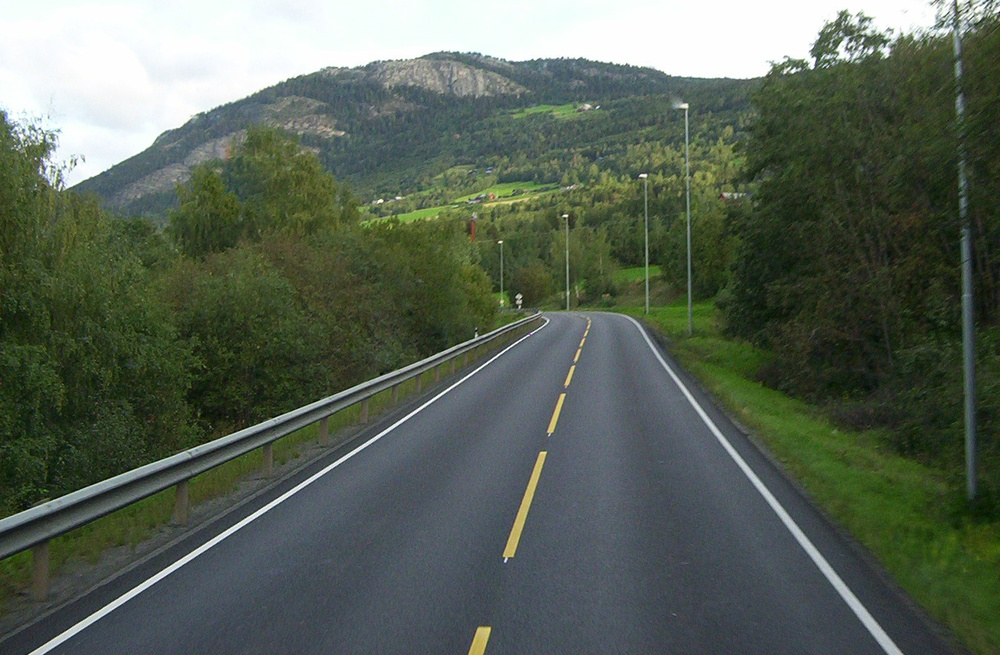
#> input picture src/road.jpg, 1000 x 655 px, shrunk from 1346 x 882 before the run
$ jupyter execute Lesson7.ipynb
#> lines starting #> are read from the running program, lines starting #| are printed output that depends on the picture
### وارد کردن کتابخانه‌ها
در این بخش، کتابخانه‌های لازم برای پردازش تصویر و نمایش داده‌ها را وارد می‌کنیم:
- `numpy` برای کار با آرایه‌های چندبعدی.
- `cv2` برای پردازش تصویر و اعمال فیلترها.
- `matplotlib.pyplot` برای نمایش تصاویر در یک گرید گرافیکی.

[cell 1]
# Import necessary libraries
import numpy as np
import cv2 as cv
import matplotlib.pyplot as plt

### بارگذاری تصویر اصلی
در این بخش، تصویر اصلی را از مسیر مشخص شده به صورت سیاه و سفید بارگذاری می‌کنیم. تابع `cv.imread` با پارامتر `0` تصویر را در حالت خاکستری (grayscale) بارگذاری می‌کند که برای پردازش لبه مناسب است.

[cell 2]
# Load the original image in grayscale mode from the specified path
original_image = cv.imread('../src/road.jpg', 0)
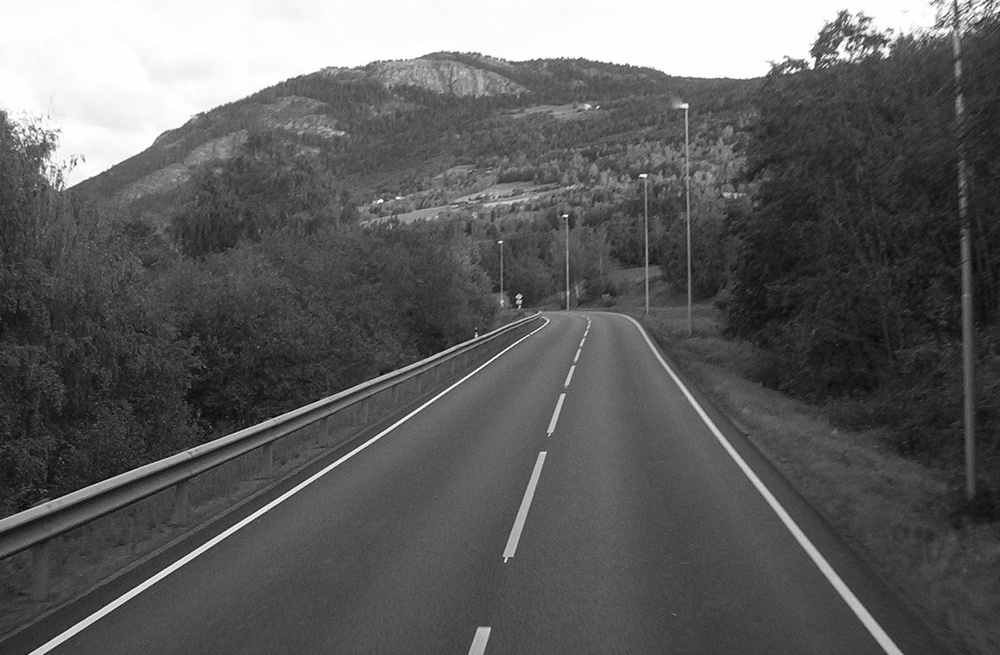
#> original_image: shape (655, 1000); min 1, max 255, mean 95.1

### حذف نویز با Gaussian Blur
در این بخش، از فیلتر Gaussian Blur برای کاهش نویز تصویر استفاده می‌کنیم. این کار به کمک تابع `cv.GaussianBlur` انجام می‌شود که موجب صاف‌تر شدن تصویر شده و برای تشخیص لبه‌ها در مراحل بعدی مفید است.

[cell 3]
# Apply Gaussian blur to reduce noise and smooth the image
denoised_image = cv.GaussianBlur(original_image, (7, 7), 0)

### تشخیص لبه با فیلتر لاپلاسین
در این بخش، فیلتر لاپلاسین (Laplacian) را اعمال می‌کنیم تا لبه‌های تصویر را بر اساس مشتق مرتبه دوم تشخیص دهیم. این فیلتر کمک می‌کند تغییرات سریع شدت رنگ در تصویر شناسایی شوند.

[cell 4]
# Apply the Laplacian operator to detect edges based on second-order derivatives
laplacian_edges = cv.Laplacian(denoised_image, cv.CV_64F)
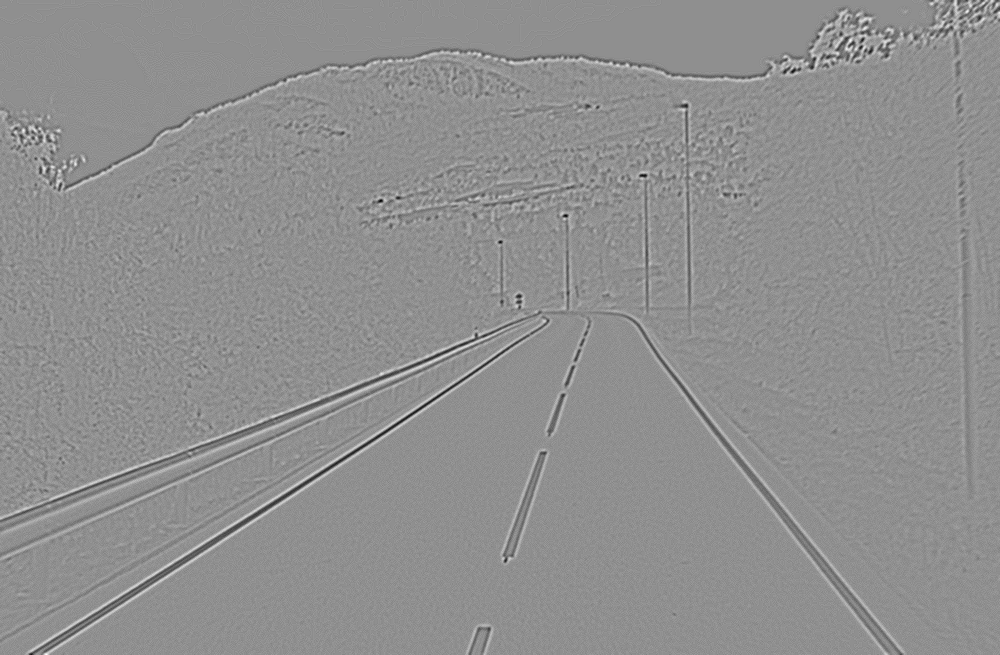
#> laplacian_edges: shape (655, 1000) float64; min -44, max 34, mean 0; drawn with min black and max white

### تشخیص لبه با فیلتر سوبل (Sobel)
در این بخش، از فیلتر سوبل (Sobel) در دو جهت X و Y استفاده می‌کنیم:
- `sobel_x_edges`: تشخیص لبه‌ها در جهت افقی با مقدار مشتق X.
- `sobel_y_edges`: تشخیص لبه‌ها در جهت عمودی با مقدار مشتق Y.
این دو تصویر به ما لبه‌های افقی و عمودی را به صورت جداگانه نشان می‌دهند.

[cell 5]
# Apply the Sobel operator in the X direction to detect horizontal edges
sobel_x_edges = cv.Sobel(denoised_image, cv.CV_64F, 1, 0, ksize=5)
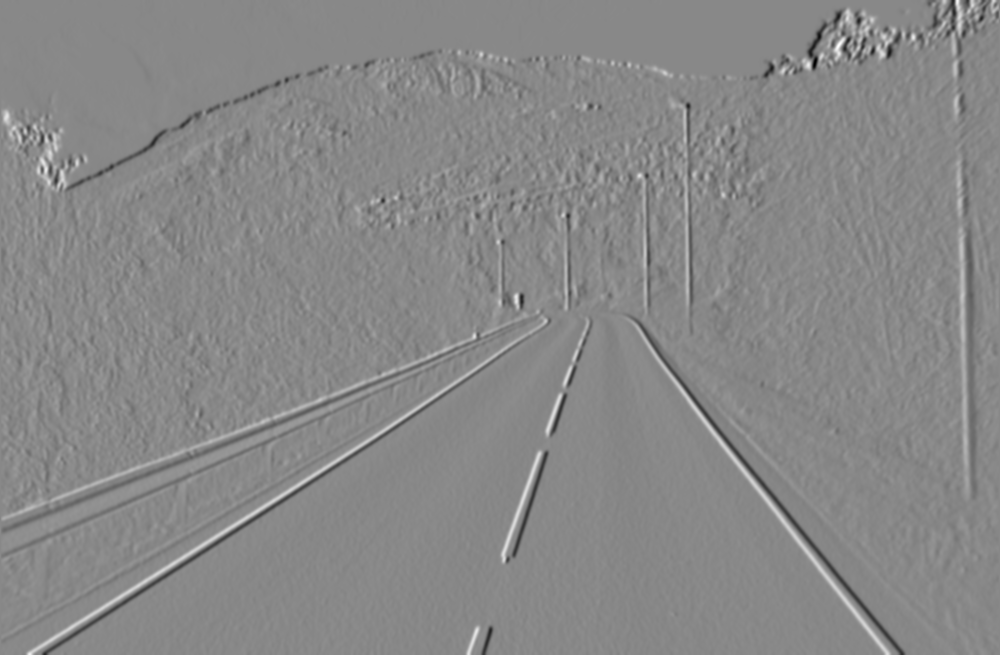
#> sobel_x_edges: shape (655, 1000) float64; min -4680, max 4072, mean -5.3; drawn with min black and max white
# Apply the Sobel operator in the Y direction to detect vertical edges
sobel_y_edges = cv.Sobel(denoised_image, cv.CV_64F, 0, 1, ksize=5)
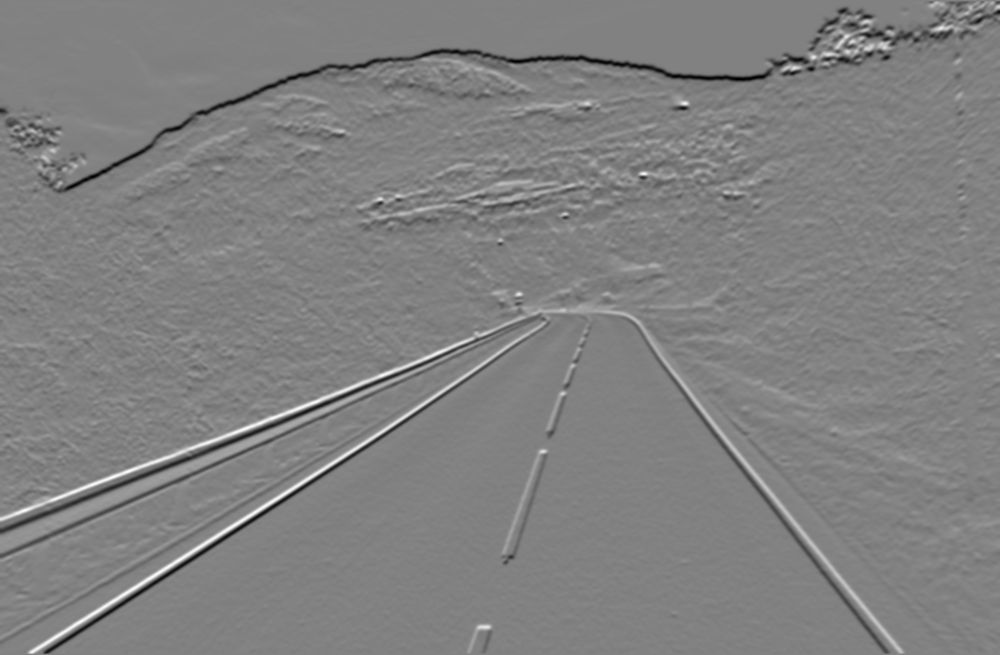
#> sobel_y_edges: shape (655, 1000) float64; min -4404, max 4244, mean -34.3; drawn with min black and max white

### تشخیص لبه با الگوریتم کاننی
در این بخش، از الگوریتم کاننی (Canny) برای تشخیص لبه استفاده می‌کنیم. این الگوریتم لبه‌ها را به شکلی جامع‌تر تشخیص می‌دهد و شامل مراحلی مثل حذف نویز، تشخیص لبه‌های قوی و تضعیف لبه‌های ضعیف است.

[cell 6]
# Apply the Canny edge detector for a comprehensive edge detection
canny_edges = cv.Canny(denoised_image, 50, 150)
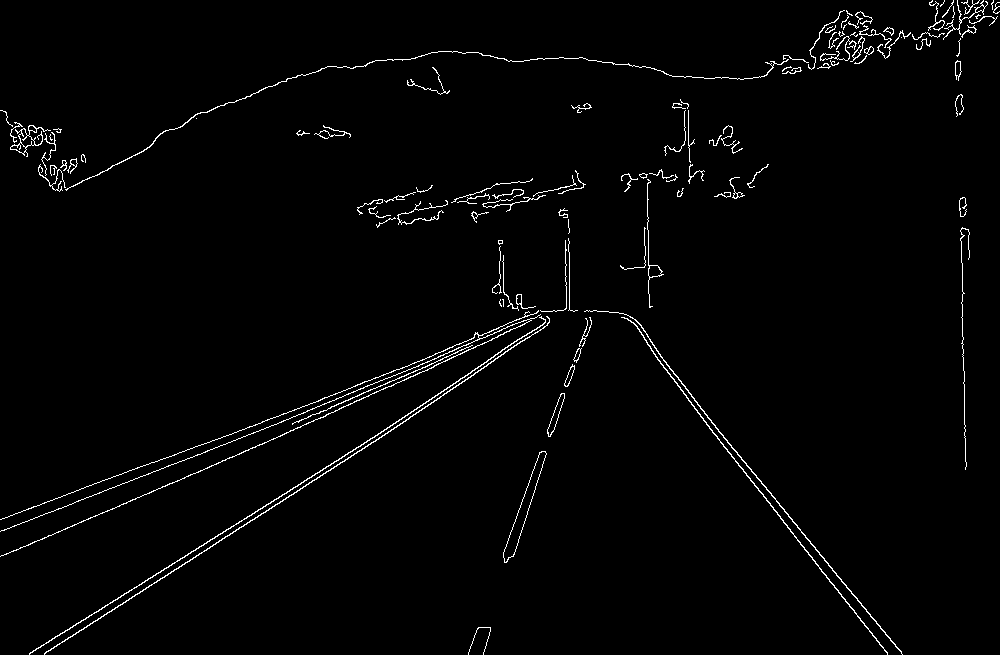
#> canny_edges: shape (655, 1000); 1.8% white in thin lines or dots

### نمایش تصاویر پردازش‌شده
در این بخش، یک گرید تصویری برای نمایش نتایج حاصل از فیلترهای مختلف ایجاد می‌کنیم:
- ابتدا یک شبکه با ۳ ردیف و ۲ ستون ایجاد می‌شود تا بتوانیم ۶ تصویر را نمایش دهیم.
- هر تصویر با یک عنوان در موقعیت مربوطه نمایش داده می‌شود:
  - `Original Image`: تصویر اصلی.
  - `Laplacian`: تصویر حاصل از فیلتر لاپلاسین.
  - `Sobel X`: تصویر لبه‌های افقی حاصل از فیلتر سوبل.
  - `Sobel Y`: تصویر لبه‌های عمودی حاصل از فیلتر سوبل.
  - `Canny`: تصویر حاصل از الگوریتم کاننی.
  - یک پنل خالی برای تقارن ظاهری گرید.
- در نهایت، تمامی تصاویر در گرید به کمک تابع `plt.show()` نمایش داده می‌شوند.

[cell 7]
# Set up a subplot grid with 3 rows and 2 columns for displaying images
fig, axes = plt.subplots(nrows=3, ncols=2, figsize=(15, 15))
(ax1, ax2, ax3, ax4, ax5, ax6) = axes.flatten()  # Flatten for easy indexing

# Display the original image with title, disabling axis for cleaner view
ax1.axis('off')
ax1.set_title('Original Image')
ax1.imshow(cv.cvtColor(original_image, cv.COLOR_GRAY2RGB))

# Display the Laplacian edge-detected image with title
ax2.axis('off')
ax2.set_title('Laplacian')
ax2.imshow(laplacian_edges, cmap='gray')

# Display the Sobel X edge-detected image with title
ax3.axis('off')
ax3.set_title('Sobel X')
ax3.imshow(sobel_x_edges, cmap='gray')

# Display the Sobel Y edge-detected image with title
ax4.axis('off')
ax4.set_title('Sobel Y')
ax4.imshow(sobel_y_edges, cmap='gray')

# Display the Canny edge-detected image with title
ax5.axis('off')
ax5.set_title('Canny')
ax5.imshow(canny_edges, cmap='gray')

# Leave the last subplot empty for layout symmetry
ax6.axis('off')
ax6.set_title('')

# Display the figure with all the subplots
plt.show()
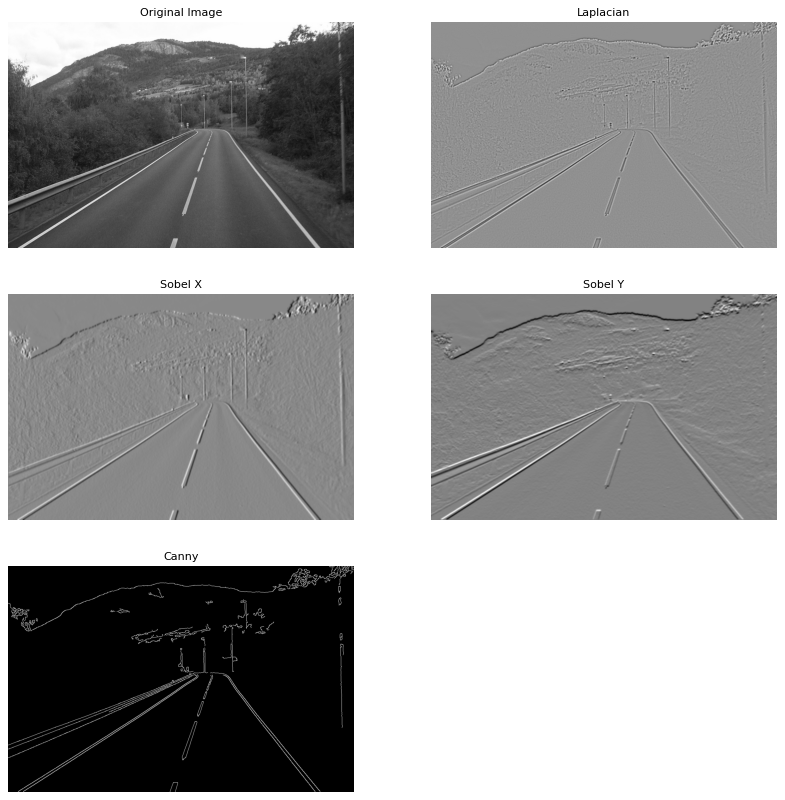
#> figure drawn by matplotlib, 5 panels
